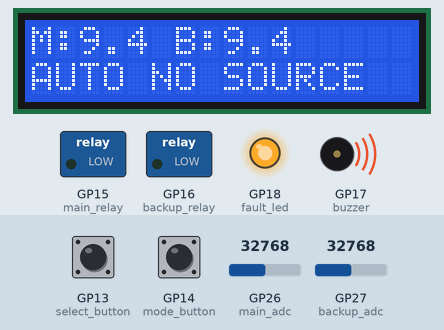
Simulated run of this program. Board: Raspberry Pi Pico running MicroPython. Shown: 16×2 character LCD, switched loads named in the program (green lamp = pin HIGH), output pins drawn as LEDs (lit = HIGH), buzzer (waves = sounding, pin HIGH). Inputs (shaded band) come from the test bench; at power-on: GP26 (main_adc) = 32768, GP14 (mode_button) HIGH, GP13 (select_button) HIGH, GP27 (backup_adc) = 32768 (analog values on the 0–65535 scale). What the program prints to the serial console is not drawn.

Above: at 1.3 s.
1.4 s: GP26 (main_adc) set to 38160
At 1.9 s:
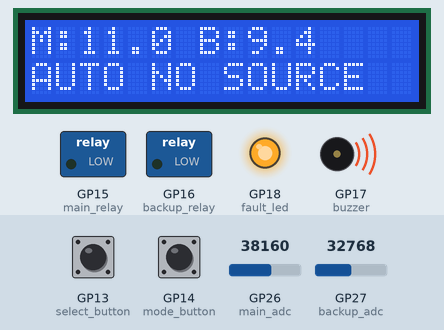
3.1 s: GP26 (main_adc) set to 39888
At 5.8 s:
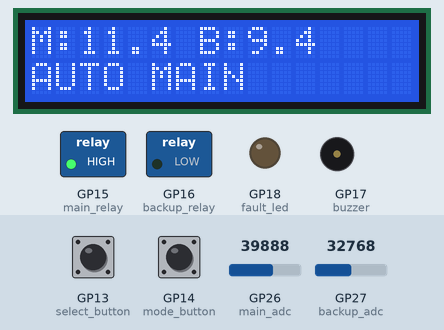
6.1 s: GP14 (mode_button) pulled LOW for 0.15 s
At 6.8 s:
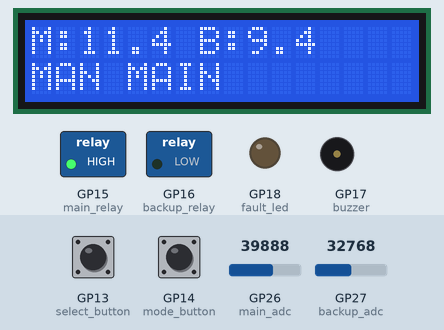
7.7 s: GP13 (select_button) pulled LOW for 0.15 s
At 9.4 s:
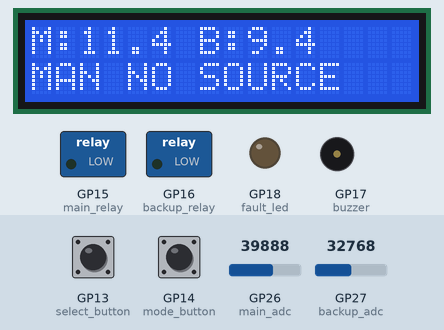
9.7 s: GP27 (backup_adc) set to 38560
At 10.6 s:
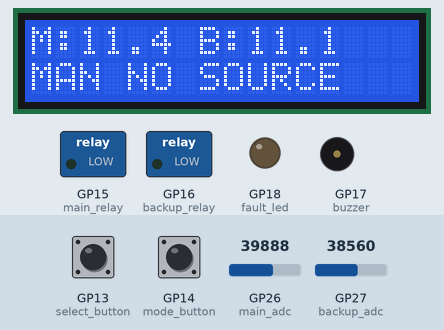
11.2 s: GP27 (backup_adc) set to 39440
At 14.0 s:
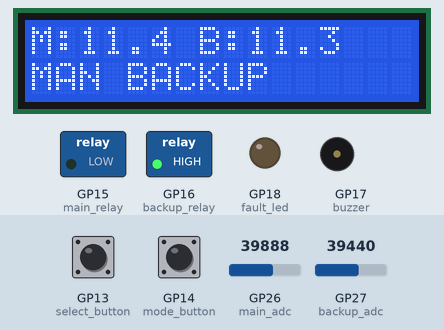
Timing chart, 0 to 15.2 s (numbered marks = the images above; inputs shaded):
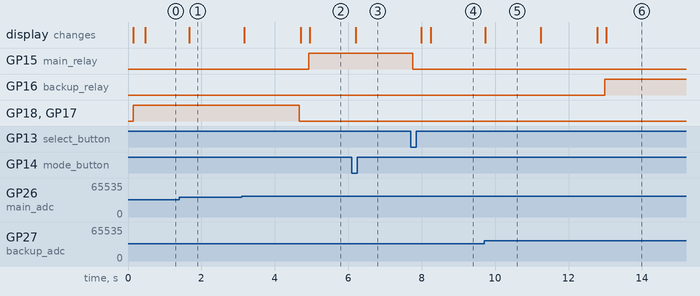

The program:

main.py
```python
# PROJECT 6: RASPBERRY PI PICO SMART DC TRANSFER SYSTEM
# Proteus 8 / MicroPython / 12 V DC SIMULATION
#
# GP0 = I2C SDA       GP1 = I2C SCL
# GP26 = Main ADC     GP27 = Backup ADC
# GP15 = Main Relay   GP16 = Backup Relay
# GP17 = Buzzer       GP18 = Fault LED
# GP14 = MODE         GP13 = SELECT

from machine import Pin, ADC, I2C
from time import sleep_ms, sleep_us, ticks_ms, ticks_diff

LCD_ADDR = 0x3F
ADC_REFERENCE = 3.3
DIVIDER_RATIO = 5.7

SOURCE_ON_V = 11.2
SOURCE_OFF_V = 10.4

RECOVERY_MS = 1500
FAILURE_MS = 180
DEAD_TIME_MS = 250

SENSOR_PERIOD_MS = 60
SCREEN_PERIOD_MS = 250

# ----------------------------------------
# OUTPUTS: ALL OFF ON STARTUP
# ----------------------------------------

main_relay = Pin(15, Pin.OUT)
backup_relay = Pin(16, Pin.OUT)
buzzer = Pin(17, Pin.OUT)
fault_led = Pin(18, Pin.OUT)

main_relay.value(0)
backup_relay.value(0)
buzzer.value(0)
fault_led.value(0)

# ----------------------------------------
# ANALOG INPUTS
# ----------------------------------------

main_adc = ADC(Pin(26))
backup_adc = ADC(Pin(27))

mode_button = Pin(14, Pin.IN, Pin.PULL_UP)
select_button = Pin(13, Pin.IN, Pin.PULL_UP)


class Button:

    def __init__(self, pin):
        self.pin = pin
        self.raw = pin.value()
        self.stable = self.raw
        self.changed = ticks_ms()

    def pressed(self, now):
        value = self.pin.value()

        if value != self.raw:
            self.raw = value
            self.changed = now

        if value != self.stable:
            if ticks_diff(now, self.changed) >= 45:
                self.stable = value
                return value == 0

        return False


# ----------------------------------------
# I2C LCD DRIVER
# ----------------------------------------

class LCD1602:

    RS = 0x01
    EN = 0x04
    BACKLIGHT = 0x08

    def __init__(self, bus, address):

        self.bus = bus
        self.address = address
        self.rows = [' ' * 16, ' ' * 16]

        sleep_ms(50)

        self._nibble(0x30)
        sleep_ms(5)

        self._nibble(0x30)
        sleep_ms(2)

        self._nibble(0x30)
        sleep_ms(2)

        self._nibble(0x20)

        self.command(0x28)
        self.command(0x08)
        self.command(0x01)

        sleep_ms(3)

        self.command(0x06)
        self.command(0x0C)

    def _raw(self, value):
        self.bus.writeto(
            self.address,
            bytes([value | self.BACKLIGHT])
        )

    def _nibble(self, nibble, rs=False):

        value = (nibble & 0xF0)

        if rs:
            value |= self.RS

        self._raw(value | self.EN)
        sleep_us(200)

        self._raw(value)
        sleep_us(200)

    def _send(self, value, rs=False):

        self._nibble(value & 0xF0, rs)
        self._nibble((value << 4) & 0xF0, rs)

    def command(self, value):

        self._send(value)

        if value == 1 or value == 2:
            sleep_ms(3)

    def line(self, row, message):

        msg = str(message)[:16]
        msg += ' ' * (16 - len(msg))

        old = self.rows[row]

        if msg == old:
            return

        first = 0

        while first < 16 and old[first] == msg[first]:
            first += 1

        last = 15

        while last > first and old[last] == msg[last]:
            last -= 1

        self.command(0x80 | (0x40 * row + first))

        for index in range(first, last + 1):
            self._send(ord(msg[index]), True)

        self.rows[row] = msg


# ----------------------------------------
# VOLTAGE MEASUREMENT
# ----------------------------------------

def measure(adc):

    total = 0

    for i in range(6):
        total += adc.read_u16()

    reading = total / 6.0

    voltage = reading * ADC_REFERENCE
    voltage *= DIVIDER_RATIO
    voltage /= 65535.0

    return voltage


def volts_text(value):

    tenths = int(value * 10.0 + 0.5)

    whole = tenths // 10
    decimal = tenths % 10

    return str(whole) + '.' + str(decimal)


# ----------------------------------------
# SUPPLY VALIDATION WITH HYSTERESIS
# ----------------------------------------

def update_good(
    volts, currently_good, candidate, since, now
):

    threshold = SOURCE_OFF_V

    if not currently_good:
        threshold = SOURCE_ON_V

    wanted = volts >= threshold

    if wanted != candidate:
        candidate = wanted
        since = now

    if wanted != currently_good:

        delay = RECOVERY_MS

        if currently_good:
            delay = FAILURE_MS

        if ticks_diff(now, since) >= delay:
            currently_good = wanted

    return currently_good, candidate, since


def target_source(mode, manual, main_ok, backup_ok):

    if mode == 'AUTO':

        if main_ok:
            return 'MAIN'

        if backup_ok:
            return 'BACKUP'

        return 'OFF'

    if manual == 'MAIN' and main_ok:
        return 'MAIN'

    if manual == 'BACKUP' and backup_ok:
        return 'BACKUP'

    return 'OFF'


# ----------------------------------------
# INITIALIZE LCD
# ----------------------------------------

lcd = None

try:

    bus = I2C(
        0,
        sda=Pin(0),
        scl=Pin(1),
        freq=100000
    )

    addresses = bus.scan()

    print('I2C devices:', addresses)

    if LCD_ADDR in addresses:

        lcd = LCD1602(bus, LCD_ADDR)

        lcd.line(0, 'SMART DC ATS')
        lcd.line(1, 'STARTING...')

    else:
        print('LCD 0x3F not detected')

except Exception as ex:
    print('LCD setup error:', ex)


# ----------------------------------------
# INITIAL SYSTEM STATE
# ----------------------------------------

button_mode = Button(mode_button)
button_select = Button(select_button)

mode = 'AUTO'
manual = 'MAIN'

active = 'OFF'
pending = None

transferring = False
transfer_started = ticks_ms()

main_v = 0.0
backup_v = 0.0

main_good = False
backup_good = False

main_candidate = False
backup_candidate = False

main_since = ticks_ms()
backup_since = main_since

last_sensor = ticks_ms()
last_screen = ticks_ms()
last_report = ticks_ms()

print('PICO SMART 12V ATS READY')


# ----------------------------------------
# MAIN PROGRAM
# ----------------------------------------

while True:

    now = ticks_ms()

    # MODE BUTTON
    if button_mode.pressed(now):

        if mode == 'AUTO':
            mode = 'MANUAL'
        else:
            mode = 'AUTO'

        print('MODE:', mode)

    # SELECT BUTTON
    if button_select.pressed(now):

        if mode == 'MANUAL':

            if manual == 'MAIN':
                manual = 'BACKUP'
            else:
                manual = 'MAIN'

            print('MANUAL REQUEST:', manual)

    # READ BOTH SUPPLY VOLTAGES
    if ticks_diff(now, last_sensor) >= SENSOR_PERIOD_MS:

        last_sensor = now

        main_v = measure(main_adc)
        backup_v = measure(backup_adc)

        main_good, main_candidate, main_since = update_good(
            main_v,
            main_good,
            main_candidate,
            main_since,
            now
        )

        backup_good, backup_candidate, backup_since = update_good(
            backup_v,
            backup_good,
            backup_candidate,
            backup_since,
            now
        )

    desired = target_source(
        mode,
        manual,
        main_good,
        backup_good
    )

    # BREAK-BEFORE-MAKE RELAY TRANSFER
    if transferring:

        pending = desired

        if ticks_diff(now, transfer_started) >= DEAD_TIME_MS:

            main_relay.value(0)
            backup_relay.value(0)

            if pending == 'MAIN':
                main_relay.value(1)

            elif pending == 'BACKUP':
                backup_relay.value(1)

            active = pending
            transferring = False

            print('ACTIVE:', active)

    elif desired != active:

        main_relay.value(0)
        backup_relay.value(0)

        active = 'OFF'
        pending = desired

        transferring = True
        transfer_started = now

        print('TRANSFER TO:', pending)

    # MAIN SUPPLY FAULT LED
    fault_led.value(0 if main_good else 1)

    # BUZZER WARNING
    if active == 'BACKUP' and not main_good:

        if (now % 3000) < 130:
            buzzer.value(1)
        else:
            buzzer.value(0)

    elif not main_good and not backup_good:
        buzzer.value(1)

    else:
        buzzer.value(0)

    # LCD DISPLAY
    if ticks_diff(now, last_screen) >= SCREEN_PERIOD_MS:

        last_screen = now

        if lcd is not None:

            line1 = (
                'M:' + volts_text(main_v)
                + ' B:' + volts_text(backup_v)
            )

            if transferring:
                line2 = 'TRANSFER...'

            elif active == 'OFF':

                prefix = 'AUTO'

                if mode == 'MANUAL':
                    prefix = 'MAN'

                line2 = prefix + ' NO SOURCE'

            else:

                prefix = 'AUTO'

                if mode == 'MANUAL':
                    prefix = 'MAN'

                line2 = prefix + ' ' + active

            try:

                lcd.line(0, line1)
                lcd.line(1, line2)

            except Exception as ex:

                print('LCD error:', ex)
                lcd = None

    # DIAGNOSTIC OUTPUT
    if ticks_diff(now, last_report) >= 2000:

        last_report = now

        print(
            'MAIN:', volts_text(main_v),
            'BACKUP:', volts_text(backup_v),
            'MODE:', mode,
            'ACTIVE:', active
        )

    sleep_ms(10)
```

Measured:
- the behaviour switches between 39008 and 39024 on GP26 (main_adc) (found by bisection; images 1 and 2)
- the behaviour switches between 39008 and 39024 on GP27 (backup_adc) (found by bisection; images 5 and 6)
- after the input at 1.4 s, the display: changes after 0.27 s (image 1)
- after the input at 3.1 s, GP15 (main_relay): LOW → HIGH after 1.8 s; GP18 (fault_led), GP17 (buzzer): HIGH → LOW after 1.6 s; the display: first changes after 0.06 s (image 2 shows a later state)
- after the input at 6.1 s, the display: changes after 0.11 s (image 3)
- after the input at 7.7 s, GP15 (main_relay): HIGH → LOW after 0.06 s; the display: first changes after 0.28 s (image 4 shows a later state)
- after the input at 9.7 s, the display: changes at once (image 5)
- after the input at 11.2 s, GP16 (backup_relay): LOW → HIGH after 1.8 s; the display: first changes at once (image 6 shows a later state)
